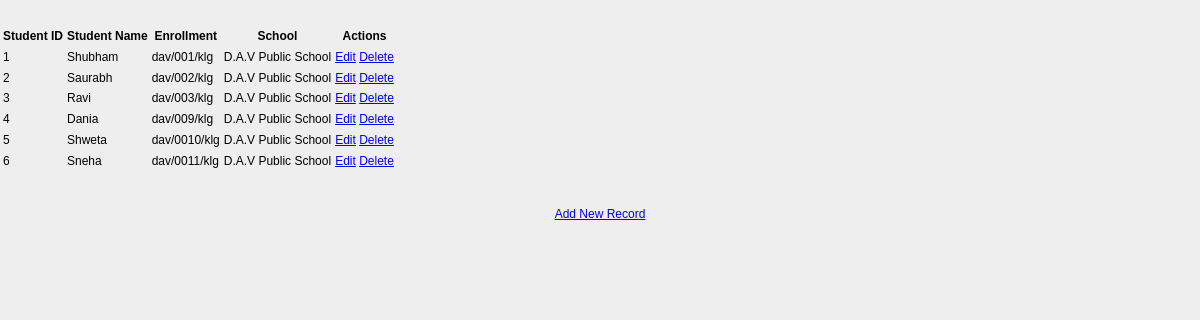
Page /show-student on the committed database.
### mainapp/models.py (models this page shows)
class Student(models.Model):
    name = models.CharField(max_length=100, blank=True, null=True)
    enrollment = models.CharField(max_length=20, blank=True, null=True, unique=True)
    school = models.ForeignKey(School, on_delete=models.CASCADE)
    create_at = models.DateTimeField(auto_now_add=True, editable=False)
    update_at = models.DateTimeField(auto_now=datetime.datetime.now())

class School(models.Model):
    name = models.CharField(max_length=100, blank=True, null=True)
    create_at = models.DateTimeField(auto_now_add=True, editable=False)
    update_at = models.DateTimeField(auto_now=datetime.datetime.now())
    def __str__(self):
        return self.name

### mainapp/views.py (the view)
# urls.py: path('show-student', views.show_student),
def show_student(request):
    student = Student.objects.all()
    return render(request, 'show_student.html', {'students': student})

### mainapp/templates/show_student.html (shortened to what this page needs)
<!DOCTYPE html>
<html lang="en">
<head>
    {% load static %}
    <link rel="stylesheet" href="{% static 'css/style.css' %}"/>
</head>
<body>
<table class="table table-striped table-bordered table-sm">
    <thead class="thead-dark">
    <tr>
        <th>Student ID</th>
        <th>Student Name</th>
        <th>Enrollment</th>
        <th>School</th>
        <th>Actions</th>
    </tr>
    </thead>
    <tbody>
    {% for student in students %}
    <tr>
        <td>{{ student.id }}</td>
        <td>{{ student.name }}</td>
        <td>{{ student.enrollment }}</td>
        <td>{{ student.school }}</td>
        <td>
            <a href="/edit-student/{{ student.id }}"><span class="glyphicon glyphicon-pencil">Edit</span></a>
            <a href="/delete-student/{{ student.id }}">Delete</a>
        </td>
    </tr>
    {% endfor %}
    </tbody>
</table>
<br>
<br>
<center><a href="/student-form" class="btn btn-primary">Add New Record</a></center>
</body>
</html>

### mainapp/static/css/style.css (style rules this page uses)
body { font:12px/1.4 Verdana,Arial; background:#eee; height:100%; margin:25px 0; padding:0 }

### rows in the picture
Student: id "1", name "Shubham", enrollment "dav/001/klg", school "D.A.V Public School"
Student: id "2", name "Saurabh", enrollment "dav/002/klg", school "D.A.V Public School"
Student: id "3", name "Ravi", enrollment "dav/003/klg", school "D.A.V Public School"
Student: id "4", name "Dania", enrollment "dav/009/klg", school "D.A.V Public School"
Student: id "5", name "Shweta", enrollment "dav/0010/klg", school "D.A.V Public School"
Student: id "6", name "Sneha", enrollment "dav/0011/klg", school "D.A.V Public School"
